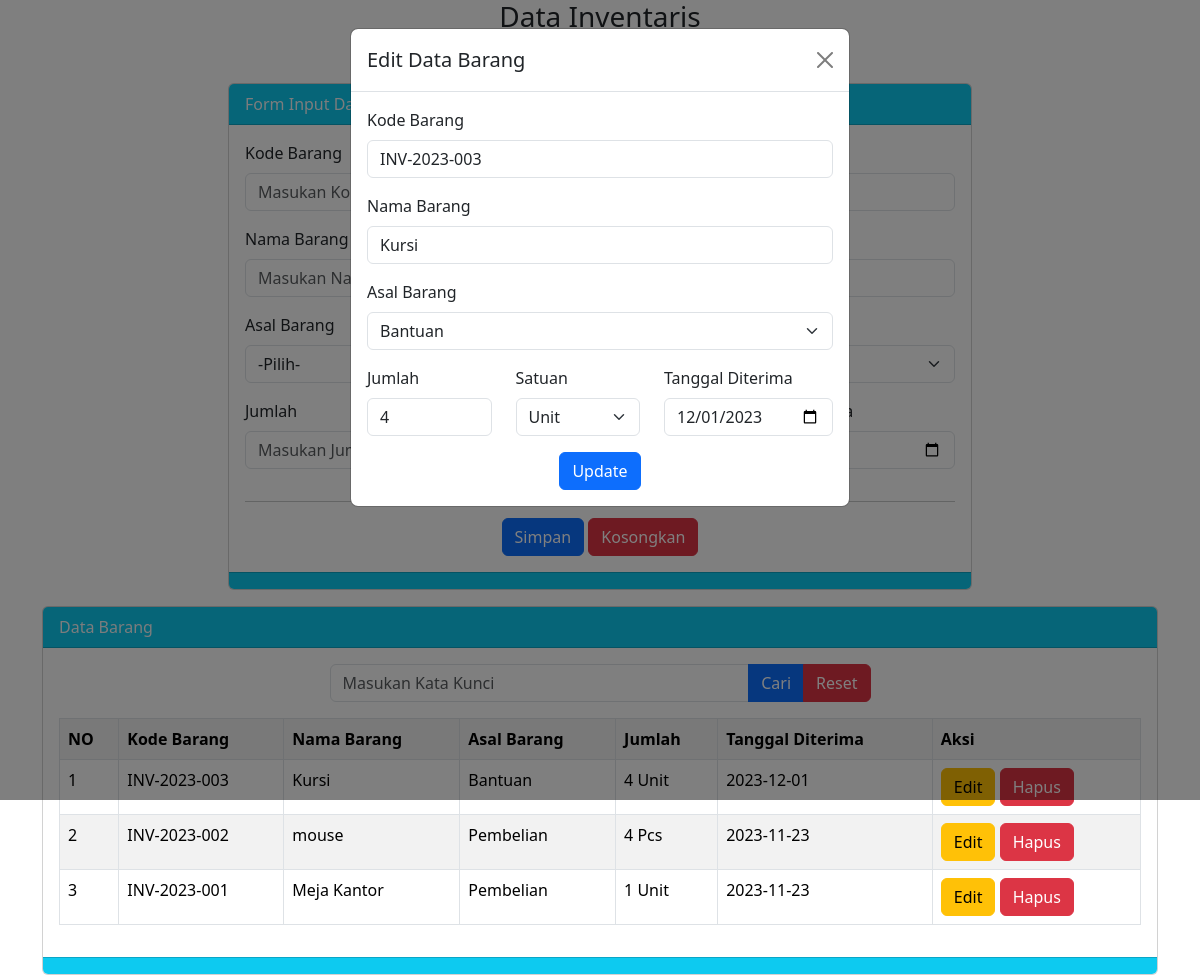
The app's page /edit.php?id=13&edit with its own data.
### tables this page shows
CREATE TABLE `tbarang` (
  `id_barang` int(11) NOT NULL,
  `kode` varchar(15) NOT NULL,
  `nama` varchar(100) NOT NULL,
  `asal` varchar(25) NOT NULL,
  `jumlah` int(4) NOT NULL,
  `satuan` varchar(15) NOT NULL,
  `tanggal_diterima` date NOT NULL,
  `tanggal_simpan` timestamp NOT NULL DEFAULT current_timestamp() ON UPDATE current_timestamp()
);

### index.php (the view, shortened to what this page needs)
<?php
$server = "localhost";
$user = "root";
$password = "";
$database = "db_tugas_yudi";
$koneksi = mysqli_connect($server, $user, $password, $database) or die(mysqli_error($koneksi));
?>
<!doctype html>
<html lang="en">
<head>
    <link href="https://cdn.jsdelivr.net/npm/bootstrap@5.3.2/dist/css/bootstrap.min.css" rel="stylesheet">
</head>
<body>
    <div class="container">
        <h3 class="text-center">Data Inventaris</h3>
        <h3 class="text-center">Inventaris Kantor</h3>
        <div class="Row">
            <div class="col-md-8 mx-auto">
                <div class="card">
                    <div class="card-header bg-info text-light">
                        Form Input Data Barang
                    </div>
                    <div class="card-body">
                        <form method="POST">
                            <div class="mb-3">
                                <label class="form-label">Kode Barang</label>
                            </div>
                            <div class="mb-3">
                                <label class="form-label">Nama Barang</label>
                            </div>
                            <div class="mb-3">
                                <label class="form-label">Asal Barang</label>
                            </div>
                            <div class="row">
                                <div class="col">
                                    <div class="mb-3">
                                        <label class="form-label">Jumlah</label>
                                    </div>
                                </div>
                                <div class="col">
                                    <div class="mb-3">
                                        <label class="form-label">Satuan</label>
                                    </div>
                                </div>
                                <div class="col">
                                    <div class="mb-3">
                                        <label class="form-label">Tangal Diterima</label>
                                    </div>
                                </div>
                                <div class="text-center">
                                    <button class="btn btn-primary" name="bsimpan" type="submit">Simpan</button>
                                    <button class="btn btn-danger" name="bkosongkan" type="reset">Kosongkan</button>
                                </div>
                        </form>
                    </div>
                </div>
                <div class="card-footer bg-info">
                </div>
            </div>
        </div>
        <div class="card mt-3">
            <div class="card-header bg-info text-light">
                Data Barang
            </div>
            <div class="card-body">
                <div class="col-md-6 mx-auto">
                    <form method="POST">
                        <div class="input-group mb-3">
                            <input type="text" name="tcari" class="form-control" placeholder="Masukan Kata Kunci">
                            <button class="btn btn-primary" name="bcari" type="submit">Cari</button>
                            <button class="btn btn-danger" name="breset" type="submit">Reset</button>
                        </div>
                    </form>
                </div>
                <table class="table table-striped table-hover table-bordered">
                    <tr>
                        <th>NO</th>
                        <th>Kode Barang</th>
                        <th>Nama Barang</th>
                        <th>Asal Barang</th>
                        <th>Jumlah</th>
                        <th>Tanggal Diterima</th>
                        <th>Aksi</th>
                    </tr>
                    <?php
                    $no = 1;
                    if (isset($_POST['bcari'])) {
                        $keyword = $_POST['tcari'];
                        $q = "SELECT * FROM tbarang WHERE kode like '%$keyword%' or nama like '%$keyword%' or asal like '%$keyword%' order by id_barang desc ";
                    } else {
                        $q = "SELECT * FROM tbarang order by id_barang desc";
                    }
                    $tampil = mysqli_query($koneksi, $q);
                    while ($data = mysqli_fetch_array($tampil)) : ?>
                        <tr>
                            <td><?= $no++ ?></td>
                            <td><?= $data['kode'] ?></td>
                            <td><?= $data['nama'] ?></td>
                            <td><?= $data['asal'] ?></td>
                            <td><?= $data['jumlah'] ?> <?= $data['satuan'] ?></td>
                            <td><?= $data['tanggal_diterima'] ?></td>
                            <td>
                                <a href="edit.php?id=<?= $data['id_barang'] ?>&edit" class="btn btn-warning">Edit</a>
                                <a href="hapus.php?id=<?= $data['id_barang'] ?>" class="btn btn-danger" onclick="return confirm('Apakah anda yakin akan menghapus data ini?')">Hapus</a>
                            </td>
                        </tr>
                    <?php endwhile; ?>
                </table>
            </div>
            <div class="card-footer bg-info">
            </div>
        </div>
    </div>
</body>
</html>

### edit.php (shortened to what this page needs)
<?php
include 'index.php';
?>
<!DOCTYPE html>
<html lang="en">
<head>
    <link href="https://cdn.jsdelivr.net/npm/bootstrap@5.3.2/dist/css/bootstrap.min.css" rel="stylesheet">
</head>
<body>
    <div class="modal fade" id="editModal" tabindex="-1" aria-labelledby="editModalLabel" aria-hidden="true">
        <div class="modal-dialog">
            <div class="modal-content">
                <div class="modal-header">
                    <h5 class="modal-title" id="editModalLabel">Edit Data Barang</h5>
                    <button type="button" class="btn-close" data-bs-dismiss="modal" aria-label="Close"></button>
                </div>
                <div class="modal-body">
                    <?php
                    $id_barang = $_GET['id'];
                    $result = mysqli_query($koneksi, "SELECT * FROM tbarang WHERE id_barang=$id_barang");
                    $data = mysqli_fetch_assoc($result);
                    ?>
                    <form method="POST">
                        <div class="mb-3">
                            <label class="form-label">Kode Barang</label>
                            <input type="text" name="tkode" class="form-control" value="<?= $data['kode'] ?>" required>
                        </div>
                        <div class="mb-3">
                            <label class="form-label">Nama Barang</label>
                            <input type="text" name="tnama" class="form-control" value="<?= $data['nama'] ?>" required>
                        </div>
                        <div class="mb-3">
                            <label class="form-label">Asal Barang</label>
                            <select class="form-select" name="tasal" required>
                                <option value="Bantuan" <?= ($data['asal'] == 'Bantuan') ? 'selected' : '' ?>>Bantuan</option>
                            </select>
                        </div>
                        <div class="row">
                            <div class="col">
                                <div class="mb-3">
                                    <label class="form-label">Jumlah</label>
                                    <input type="number" name="tjumlah" class="form-control" value="<?= $data['jumlah'] ?>" required>
                                </div>
                            </div>
                            <div class="col">
                                <div class="mb-3">
                                    <label class="form-label">Satuan</label>
                                    <select class="form-select" name="tsatuan" required>
                                        <option value="Unit" <?= ($data['satuan'] == 'Unit') ? 'selected' : '' ?>>Unit</option>
                                    </select>
                                </div>
                            </div>
                            <div class="col">
                                <div class="mb-3">
                                    <label class="form-label">Tanggal Diterima</label>
                                    <input type="date" name="ttanggal_diterima" class="form-control" value="<?= $data['tanggal_diterima'] ?>" required>
                                </div>
                            </div>
                        </div>
                        <div class="text-center">
                            <button class="btn btn-primary" name="bupdate" type="submit">Update</button>
                        </div>
                    </form>
                </div>
            </div>
        </div>
    </div>
</body>
</html>

### records on screen
tbarang: kode "INV-2023-003", nama "Kursi", asal "Bantuan", jumlah "4", satuan "Unit", tanggal_diterima "2023-12-01", tkode "INV-2023-003", tnama "Kursi", tasal "Bantuan", tjumlah "4", tsatuan "Unit", ttanggal_diterima "12/01/2023"
tbarang: kode "INV-2023-002", nama "mouse", asal "Pembelian", jumlah "4", satuan "Pcs", tanggal_diterima "2023-11-23"
tbarang: kode "INV-2023-001", nama "Meja Kantor", asal "Pembelian", jumlah "1", satuan "Unit", tanggal_diterima "2023-11-23"
